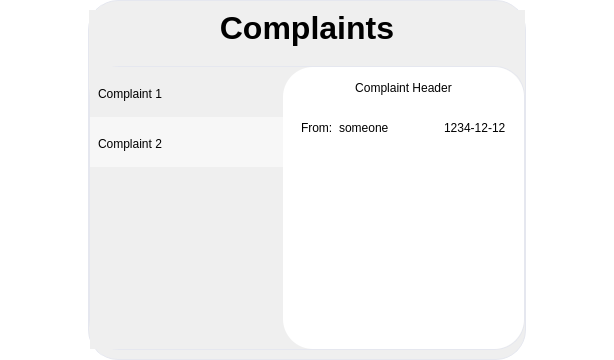
                 <widget class="QWidget" name="complaint_page">
                  <property name="minimumSize">
                   <size>
                    <width>10</width>
                    <height>20</height>
                   </size>
                  </property>
                  <property name="styleSheet">
                   <string notr="true">QWidget{
	
	background-color: rgb(255, 255, 255);
}</string>
                  </property>
                  <layout class="QHBoxLayout" name="horizontalLayout_17" stretch="4,20,4">
                   <property name="spacing">
                    <number>0</number>
                   </property>
                   <property name="leftMargin">
                    <number>0</number>
                   </property>
                   <property name="topMargin">
                    <number>0</number>
                   </property>
                   <property name="rightMargin">
                    <number>0</number>
                   </property>
                   <property name="bottomMargin">
                    <number>0</number>
                   </property>
                   <item>
                    <spacer name="horizontalSpacer_6">
                     <property name="orientation">
                      <enum>Qt::Horizontal</enum>
                     </property>
                     <property name="sizeHint" stdset="0">
                      <size>
                       <width>40</width>
                       <height>20</height>
                      </size>
                     </property>
                    </spacer>
                   </item>
                   <item>
                    <widget class="QFrame" name="frame_17">
                     <property name="styleSheet">
                      <string notr="true">
	border:1px solid #e5e7ef;
	border-radius: 30px;
	background-color: #efefef;
</string>
                     </property>
                     <property name="frameShape">
                      <enum>QFrame::StyledPanel</enum>
                     </property>
                     <property name="frameShadow">
                      <enum>QFrame::Raised</enum>
                     </property>
                     <layout class="QVBoxLayout" name="verticalLayout_12">
                      <property name="spacing">
                       <number>20</number>
                      </property>
                      <property name="leftMargin">
                       <number>0</number>
                      </property>
                      <property name="rightMargin">
                       <number>0</number>
                      </property>
                      <item>
                       <widget class="QLabel" name="label_40">
                        <property name="font">
                         <font>
                          <family>Helvetica</family>
                          <pointsize>24</pointsize>
                          <weight>75</weight>
                          <bold>true</bold>
                         </font>
                        </property>
                        <property name="styleSheet">
                         <string notr="true">border:none;</string>
                        </property>
                        <property name="text">
                         <string>Complaints</string>
                        </property>
                        <property name="alignment">
                         <set>Qt::AlignCenter</set>
                        </property>
                       </widget>
                      </item>
                      <item>
                       <widget class="QFrame" name="frame_18">
                        <property name="font">
                         <font>
                          <family>Helvetica</family>
                          <weight>75</weight>
                          <bold>true</bold>
                         </font>
                        </property>
                        <property name="frameShape">
                         <enum>QFrame::StyledPanel</enum>
                        </property>
                        <property name="frameShadow">
                         <enum>QFrame::Raised</enum>
                        </property>
                        <layout class="QHBoxLayout" name="horizontalLayout_16" stretch="4,5">
                         <property name="spacing">
                          <number>0</number>
                         </property>
                         <property name="leftMargin">
                          <number>0</number>
                         </property>
                         <property name="topMargin">
                          <number>0</number>
                         </property>
                         <property name="rightMargin">
                          <number>0</number>
                         </property>
                         <property name="bottomMargin">
                          <number>0</number>
                         </property>
                         <item>
                          <widget class="QTableWidget" name="tableWidget">
                           <property name="styleSheet">
                            <string notr="true">QTableWidget{
	border-radius:0px;
	border:none;
}
 
QTableWidget::item {                  
		margin-top: 5px;          
		border-radius: 9px;
		padding-left: 5px;
		padding-top: 5px;
		padding-bottom: 5px;
    }</string>
                           </property>
                           <property name="horizontalScrollBarPolicy">
                            <enum>Qt::ScrollBarAlwaysOff</enum>
                           </property>
                           <property name="autoScroll">
                            <bool>false</bool>
                           </property>
                           <property name="alternatingRowColors">
                            <bool>true</bool>
                           </property>
                           <property name="horizontalScrollMode">
                            <enum>QAbstractItemView::ScrollPerItem</enum>
                           </property>
                           <property name="showGrid">
                            <bool>false</bool>
                           </property>
                           <attribute name="horizontalHeaderVisible">
                            <bool>false</bool>
                           </attribute>
                           <attribute name="horizontalHeaderMinimumSectionSize">
                            <number>50</number>
                           </attribute>
                           <attribute name="horizontalHeaderDefaultSectionSize">
                            <number>300</number>
                           </attribute>
                           <attribute name="horizontalHeaderHighlightSections">
                            <bool>false</bool>
                           </attribute>
                           <attribute name="horizontalHeaderShowSortIndicator" stdset="0">
                            <bool>false</bool>
                           </attribute>
                           <attribute name="horizontalHeaderStretchLastSection">
                            <bool>true</bool>
                           </attribute>
                           <attribute name="verticalHeaderVisible">
                            <bool>false</bool>
                           </attribute>
                           <attribute name="verticalHeaderMinimumSectionSize">
                            <number>20</number>
                           </attribute>
                           <attribute name="verticalHeaderDefaultSectionSize">
                            <number>50</number>
                           </attribute>
                           <row>
                            <property name="text">
                             <string>1</string>
                            </property>
                           </row>
                           <row>
                            <property name="text">
                             <string>2</string>
                            </property>
                           </row>
                           <column>
                            <property name="text">
                             <string>Complaints</string>
                            </property>
                           </column>
                           <column>
                            <property name="text">
                             <string>Date</string>
                            </property>
                           </column>
                           <item row="0" column="0">
                            <property name="text">
                             <string>Complaint 1</string>
                            </property>
                           </item>
                           <item row="0" column="1">
                            <property name="text">
                             <string>2021-5-13</string>
                            </property>
                           </item>
                           <item row="1" column="0">
                            <property name="text">
                             <string>Complaint 2</string>
                            </property>
                           </item>
                           <item row="1" column="1">
                            <property name="text">
                             <string>2021-5-15</string>
                            </property>
                           </item>
                          </widget>
                         </item>
                         <item>
                          <widget class="QFrame" name="frame_22">
                           <property name="styleSheet">
                            <string notr="true">border:none;

background-color: rgb(255, 255, 255);</string>
                           </property>
                           <property name="frameShape">
                            <enum>QFrame::StyledPanel</enum>
                           </property>
                           <property name="frameShadow">
                            <enum>QFrame::Raised</enum>
                           </property>
                           <layout class="QVBoxLayout" name="verticalLayout_13" stretch="1,1,8">
                            <property name="spacing">
                             <number>10</number>
                            </property>
                            <item>
                             <widget class="QLabel" name="label_41">
                              <property name="text">
                               <string>Complaint Header</string>
                              </property>
                              <property name="alignment">
                               <set>Qt::AlignCenter</set>
                              </property>
                             </widget>
                            </item>
                            <item>
                             <widget class="QFrame" name="frame_23">
                              <property name="styleSheet">
                               <string notr="true">border:none;</string>
                              </property>
                              <property name="frameShape">
                               <enum>QFrame::StyledPanel</enum>
                              </property>
                              <property name="frameShadow">
                               <enum>QFrame::Raised</enum>
                              </property>
                              <layout class="QHBoxLayout" name="horizontalLayout_3">
                               <item>
                                <widget class="QLabel" name="label_42">
                                 <property name="text">
                                  <string>From:</string>
                                 </property>
                                </widget>
                               </item>
                               <item>
                                <widget class="QLabel" name="label_43">
                                 <property name="text">
                                  <string>someone</string>
                                 </property>
                                </widget>
                               </item>
                               <item>
                                <spacer name="horizontalSpacer_7">
                                 <property name="orientation">
                                  <enum>Qt::Horizontal</enum>
                                 </property>
                                 <property name="sizeHint" stdset="0">
                                  <size>
                                   <width>40</width>
                                   <height>20</height>
                                  </size>
                                 </property>
                                </spacer>
                               </item>
                               <item>
                                <widget class="QLabel" name="label_44">
                                 <property name="text">
                                  <string>1234-12-12</string>
                                 </property>
                                </widget>
                               </item>
                              </layout>
                             </widget>
                            </item>
                            <item>
                             <widget class="QTextBrowser" name="textBrowser"/>
                            </item>
                           </layout>
                          </widget>
                         </item>
                        </layout>
                       </widget>
                      </item>
                     </layout>
                    </widget>
                   </item>
                   <item>
                    <spacer name="horizontalSpacer_5">
                     <property name="orientation">
                      <enum>Qt::Horizontal</enum>
                     </property>
                     <property name="sizeHint" stdset="0">
                      <size>
                       <width>40</width>
                       <height>20</height>
                      </size>
                     </property>
                    </spacer>
                   </item>
                  </layout>
                 </widget>
